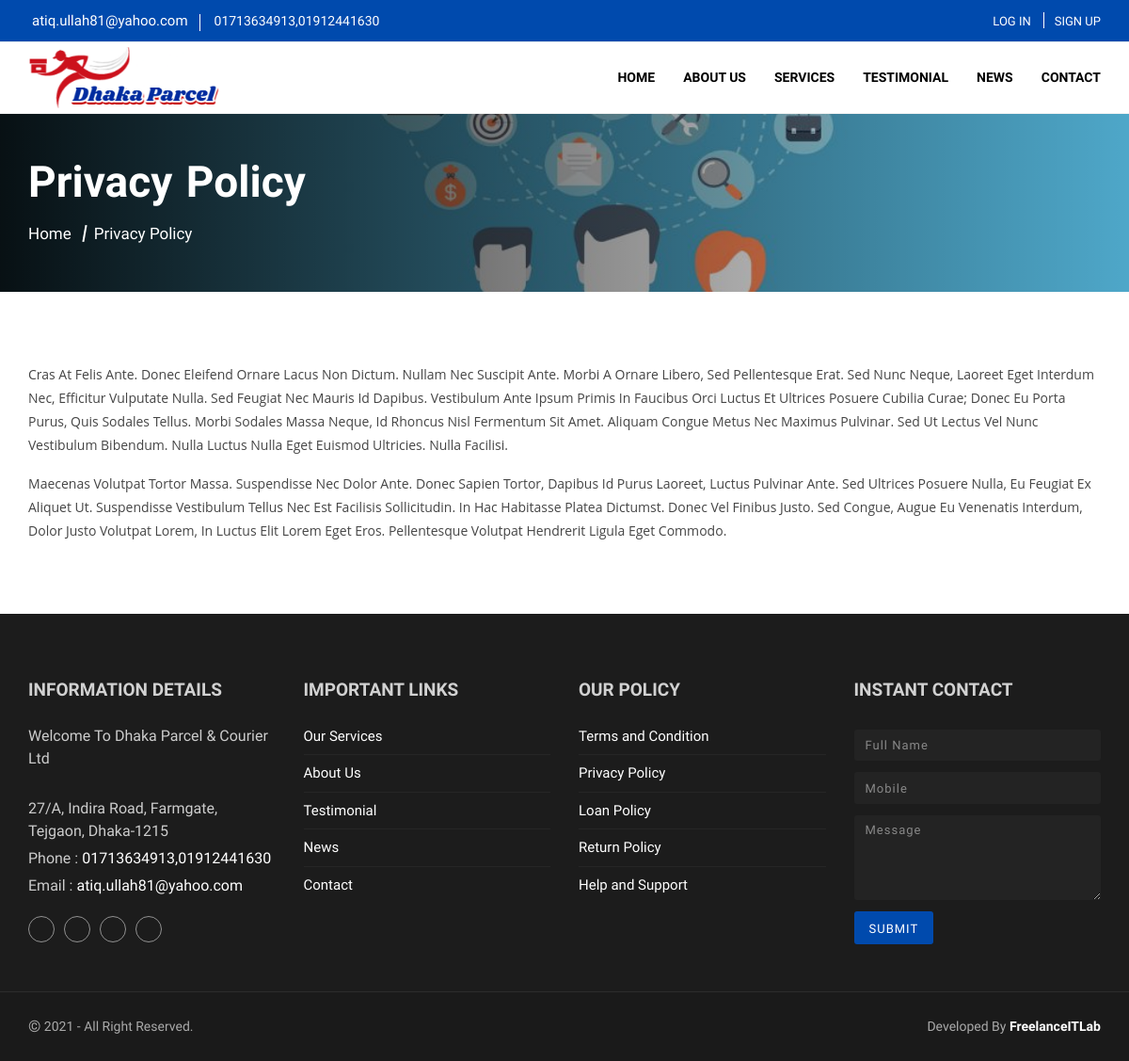
Page /page/privacy_policy on the committed database.
### tables this page shows
CREATE TABLE `footer` (
  `id` int(11) NOT NULL,
  `location` varchar(100) NOT NULL,
  `email` varchar(100) NOT NULL,
  `phone` varchar(100) NOT NULL,
  `fb_link` varchar(100) NOT NULL,
  `g_link` varchar(100) NOT NULL,
  `in_link` varchar(100) NOT NULL,
  `tw_link` varchar(100) NOT NULL,
  `youtube` varchar(255) DEFAULT NULL,
  `trash` varchar(100) NOT NULL
);

CREATE TABLE `header` (
  `id` int(11) NOT NULL,
  `web_title` varchar(100) NOT NULL,
  `web_logo` varchar(100) NOT NULL,
  `fev_icon` varchar(100) NOT NULL,
  `food_menu` text NOT NULL,
  `apk` text DEFAULT NULL,
  `is_verification` int(1) NOT NULL DEFAULT 1,
  `trash` int(100) NOT NULL
);

CREATE TABLE `pages` (
  `id` int(11) NOT NULL,
  `type` varchar(255) DEFAULT NULL,
  `title` varchar(255) NOT NULL,
  `description` text NOT NULL
);

### application/helpers/io_helper.php (called while the page is built, shortened)
<?php
if (!function_exists('readTable')) {
    function readTable($table, $where=[], $nidle=[]){
        $ci =& get_instance();
        $query = $ci->db->where($where)->get($table);
        return $query->result();
    }
}
if (!function_exists('view')) {
    function view($location)
    {
        $ci =& get_instance();
        $ci->data['page'] = $location;
        $ci->load->view('frontend/layout/master', $ci->data);
    }
}
if (!function_exists('load')) {
    function load($location)
    {
        $ci =& get_instance();
        $ci->load->view(str_replace('.', '/', $location), $ci->data);
    }
}

### application/controllers/Frontend/HomeController.php (called while the page is built, shortened)
<?php
class HomeController extends Frontend_Controller {
    function __construct() {
        parent::__construct();
    }
    public function pages($title) {
        $page = get_result('pages', ['title'=>$title]);
        return view('frontend.pages.pages');
    }
}

### index.php (called while the page is built, shortened)
<?php
require_once BASEPATH.'core/CodeIgniter.php';

### application/core/Lab_Controller.php (called while the page is built, shortened)
<?php
class Frontend_Controller extends Lab_Controller {
    function __construct() {
        $header = readTable('header');
        $footer = readTable('footer');
    }
}

### application/helpers/ecom_front_helper.php (called while the page is built, shortened)
<?php
function user(){
    $CI = & get_instance();
    if($CI->session->userdata('subscriber'))
    {
        $user = readTable('subscribers', ['id'=>$CI->session->userdata('subscriber_id')]);
        return ($user ? $user[0] : false);
    }
    else{
        return false;
    }
}

### application/helpers/custom_db_helper.php (called while the page is built, shortened)
<?php
	function read($data=null, $Extra_cond=null, $Extra_order_by='id DESC', $Extra_limit=null, $Extra_offset=null){
		$ci =& get_instance();
		if(is_array($data)){
			$table 	   = isset($data['table']) ? $data['table'] : null;
			$cond  	   = isset($data['cond']) ? $data['cond'] : null;
			$offset    = isset($data['offset']) ? $data['offset'] : null;
			$limit     = isset($data['limit']) ? $data['limit'] : null;
			$order_by  = isset($data['order_by']) ? $data['order_by'] : null;
			$group_by  = isset($data['group_by']) ? $data['group_by'] : null;
			$distinct  = isset($data['distinct']) ? $data['distinct'] : null;
			$select    = isset($data['select']) ? $data['select'] : '*';
        			$ci->db->select($select);
					$ci->db->order_by($order_by);
					if($distinct!==null) $ci->db->distinct($distinct);
					if($group_by!==null) $ci->db->group_by($group_by);
			$result = $ci->db->get_where($table,$cond,$limit, $offset);
		}else{
			$Extra_table = $data;
					  $ci->db->order_by($Extra_order_by);
			$result = $ci->db->get_where($Extra_table, $Extra_cond, $Extra_limit, $Extra_offset);
		}
		if(empty($result->result())){
			return false;
		}else{
			return $result->result();
		}
	}

### application/helpers/admin_helper.php (called while the page is built, shortened)
<?php
if (!function_exists('get_result')) {
    function get_result($table, $where = null, $select = null, $groupBy = null, $order_col = null, $order_by = 'ASC', $limit = null)
    {
        $ci =& get_instance();
		if(!empty($table)){
			if (!empty($where)) {
				$ci->db->where($where);
			}
			$query = $ci->db->get($table);
			return $query->result();
        }
		return false;
    }
}

### application/helpers/custom_helper.php (called while the page is built, shortened)
<?php
function filter($value){
    $capitalize="";
    $rmv_scor=str_replace("_"," ", $value);
    if (mb_detect_encoding($rmv_scor)!='UTF-8') {
        $capitalize=ucwords($rmv_scor);
    }else{
        $capitalize=$rmv_scor;
    }
    return $capitalize;
}

### application/views/frontend/pages/pages.php (the view)
<link rel="stylesheet" href="<?=site_url('public/style/single.css')?>">
<header class="second_header">
    <div class="cover">
        <div class="container">
            <div class="header_content">
                <h2><?=filter(!empty($page_content->title) ? $page_content->title : '')?></h2>
                <ul>
                    <li><a href="<?=site_url('')?>">Home</a></li>
                    <li><?=filter(!empty($page_content->title) ? $page_content->title : '')?></li>
                </ul>
            </div>
        </div>
    </div>
</header>
<section class="single_page">
    <div class="container">
        <?php if($page_content) { ?>
        	<?=filter($page_content->description)?>
        <?php } else { ?>
        	<p>Nothing</p>
        <?php } ?>
    </div>
</section>

### application/views/frontend/partials/header.php (shortened to what this page needs)
<!doctype html>
<html lang="en">
<head>
    <link rel="stylesheet" href="https://unpkg.com/ionicons@4.5.10-0/dist/css/ionicons.min.css">
    <link rel="stylesheet" href="https://pro.fontawesome.com/releases/v5.10.0/css/all.css">
    <link rel="stylesheet" href="https://cdn.jsdelivr.net/npm/bootstrap-select@1.13.14/dist/css/bootstrap-select.min.css">
    <link rel="stylesheet" href="https://cdn.jsdelivr.net/npm/bootstrap@4.5.3/dist/css/bootstrap.min.css">
    <link rel="stylesheet" href="<?php echo site_url('public/style/master.css')?>">
</head>
<?php
    $header = read('header');
?>
<body>
    <div id="app">
        <nav class="fixed-top">
            <div class="contact_nav">
                <div class="container">
                    <div class="cnav_content">
                        <div class="contact_access">
                            <a href="mailto:"><i class="icon ion-ios-mail"></i><?=($footer?$footer->email:'')?> </a>
                            <a href="tel:" class="call"><i class="icon ion-ios-call"></i><?=($footer?$footer->phone:'')?> </a>
                        </div>
                        <?php if(!user()){ ?>
                        <ul class="auth">
                            <li>
                                <a href="<?=site_url('login')?>"><span>Log In</span></a>
                            </li>
                            <li>
                                <a href="<?=site_url('registration')?>"><span>Sign Up</span></a>
                            </li>
                        </ul>
                        <?php } else if(user()) { ?>
                        <div class="user-dropdown dropdown">
                            <div class="user-menu" data-toggle="dropdown">
                                <span><?=(user()->name)?></span>
                                <img src="<?= site_url(!empty(user()->image) ? user()->image : 'public/images/user/01.png') ?>"
                                    alt="">
                            </div>
                            <ul class="dropdown-menu">
                                <li><a href="<?=site_url('user-panel/dashboard')?>"><i
                                            class="icon ion-ios-speedometer"></i> Dashboard</a></li>
                                <li><a href="<?=site_url('user-panel/profile')?>"><i class="icon ion-md-person-add"></i>
                                        Profile</a></li>
                                <li><a href="<?=site_url('logout')?>"><i class="icon ion-md-log-out"></i> Logout</a>
                                </li>
                            </ul>
                        </div>
                        <?php } ?>
                    </div>
                </div>
            </div>
            <div class="navbar navbar-expand-lg">
                <div class="container">
                    <a class="brand" href="<?=site_url('')?>">
                        <img src="<?=site_url($header ? $header[0]->web_logo : 'public/images/logo/logo.png')?>" alt="">
                    </a>
                    <div class="collapse navbar-collapse" id="nav">
                        <ul class="navbar-nav">
                            <li><a href="<?=site_url('')?>" class="nav-link">Home</a></li>
                            <li><a href="<?=site_url('about')?>" class="nav-link">About Us</a></li>
                            <li><a href="<?=site_url('services')?>" class="nav-link">Services</a></li>
                            <li><a href="<?=site_url('testimonial')?>" class="nav-link">Testimonial</a></li>
                            <li><a href="<?=site_url('news')?>" class="nav-link">News</a></li>
                            <li><a href="<?=site_url('contact')?>" class="nav-link">Contact</a></li>
                        </ul>
                    </div>
                </div>
            </div>
        </nav>

### application/views/frontend/partials/footer.php (shortened to what this page needs)
    <footer class="footer_section" id="message">
        <div class="container">
            <div class="row">
                <div class="col-lg-3 col-sm-6">
                    <div class="company_info">
                        <h3>Information Details</h3>
                        <p>Welcome To <?=($header?$header->web_title:'')?></p><br>
                        <p><?=($footer?$footer->location:'')?></p>
                        <p>Phone : <a
                                href="tel:<?=($footer?$footer->phone:'')?>"><?=($footer? $footer->phone:'Wbsite Title')?></a>
                        </p>
                        <p>Email : <a
                                href="mailto:<?=($footer?$footer->email:'')?>"><?=($footer?$footer->email:'')?></a>
                        </p>
                        <ul class="social_link">
                            <li><a href="<?=($footer?$footer->fb_link:'')?>" target="_blank" class="facebook"><i class="icon ion-logo-facebook"></i></a></li>
                            <li><a href="<?=($footer?$footer->tw_link:'')?>" target="_blank" class="twitter"><i class="icon ion-logo-twitter"></i></a></li>
                            <li><a href="<?=($footer?$footer->in_link:'')?>" target="_blank" class="linkedin"><i class="icon ion-logo-linkedin"></i></a></li>
                            <li><a href="<?=($footer?$footer->youtube:'')?>" target="_blank" class="youtube"><i class="icon ion-logo-youtube"></i></a></li>
                        </ul>
                    </div>
                </div>
                <div class="col-lg-3 col-sm-6">
                    <div class="company_info">
                        <h3>Important Links</h3>
                        <ul class="quick_link">
                            <li><a href="<?=site_url('services')?>">Our Services</a></li>
                            <li><a href="<?=site_url('about')?>">About Us</a></li>
                            <li><a href="<?=site_url('testimonial')?>">Testimonial</a></li>
                            <li><a href="<?=site_url('home/news')?>">News</a></li>
                            <li><a href="<?=site_url('home/contact')?>">Contact</a></li>
                        </ul>
                    </div>
                </div>
                <div class="col-lg-3 col-sm-6">
                    <div class="company_info">
                        <h3>Our Policy</h3>
                        <ul class="quick_link">
                            <li><a href="<?=site_url('page/terms_condition')?>">Terms and Condition</a></li>
                            <li><a href="<?=site_url('page/privacy_policy')?>">Privacy Policy</a></li>
                            <li><a href="<?=site_url('page/loan_policy')?>">Loan Policy</a></li>
                            <li><a href="<?=site_url('page/return_policy')?>">Return Policy</a></li>
                            <li><a href="<?=site_url('page/help_support')?>">Help and Support</a></li>
                        </ul>
                    </div>
                </div>
                <div class="col-lg-3 col-sm-6">
                    <div class="company_info">
                        <h3>Instant Contact</h3>
                        <form class="contact_form" action="<?=site_url('home/add_message')?>" method="post">
                            <div class="form-group">
                                <input type="text" name="name" class="form-control" placeholder="Full Name" required>
                            </div>
                            <div class="form-group">
                                <input type="text" class="form-control" name="phone" placeholder="Mobile" required>
                            </div>
                            <div class="form-group">
                                <textarea class="form-control" name="message" rows="4" placeholder="Message"
                                    required></textarea>
                            </div>
                            <button type="submit" class="btn">Submit</button>
                        </form>
                    </div>
                </div>
            </div>
        </div>
    </footer>
    <footer class="second_footer">
        <div class="container">
            <div class="ft_content">
                <p><span class="copyright">©</span> 2021
                    <?php  ?> -
                    All Right Reserved.</p>
                <p>Developed By <a href="http://www.freelanceitlab.com/" target="_blank">FreelanceITLab</a></p>
            </div>
        </div>
    </footer>
    </div>
    <link rel="stylesheet" href="//cdnjs.cloudflare.com/ajax/libs/toastr.js/latest/css/toastr.min.css">
    </body>
</html>

### public/style/single.css (style rules this page uses)
.single_page { padding: 75px 0 60px; background: #fff; }

### rows in the picture
footer: email "atiq.ullah81@yahoo.com", phone "01713634913,01912441630", location "27/A, Indira Road, Farmgate, Tejgaon, Dhaka-1215"
header: web_logo (picture), web_title "Dhaka Parcel & Courier Ltd"
pages: title "Privacy Policy", description "Cras At Felis Ante. Donec Eleifend Ornare Lacus Non Dictum. Nullam Nec Suscipit Ante. Morbi A Ornare Libero, Sed Pellentesque Erat. Sed Nunc Neque, Laoreet Eget Interdum Nec, Efficitur Vulputate Nulla. Sed Feugiat Nec Mauris Id Dapibus. Vestibulum Ante Ipsum Primis In Faucibus Orci Luctus Et Ultrices Posuere Cubilia Curae; Donec Eu Porta Purus, Quis Sodales Tellus. Morbi Sodales Massa Neque, Id Rhoncus Nisl Fermentum Sit Amet. Aliquam Congue Metus Nec Maximus Pulvinar. Sed Ut Lectus Vel Nunc Vestibulum Bibendum. Nulla Luctus Nulla Eget Euismod Ultricies. Nulla Facilisi. Maecenas Volutpat Tortor Massa. Suspendisse Nec Dolor Ante. Donec Sapien Tortor, Dapibus Id Purus Laoreet, Luctus Pulvinar…"
